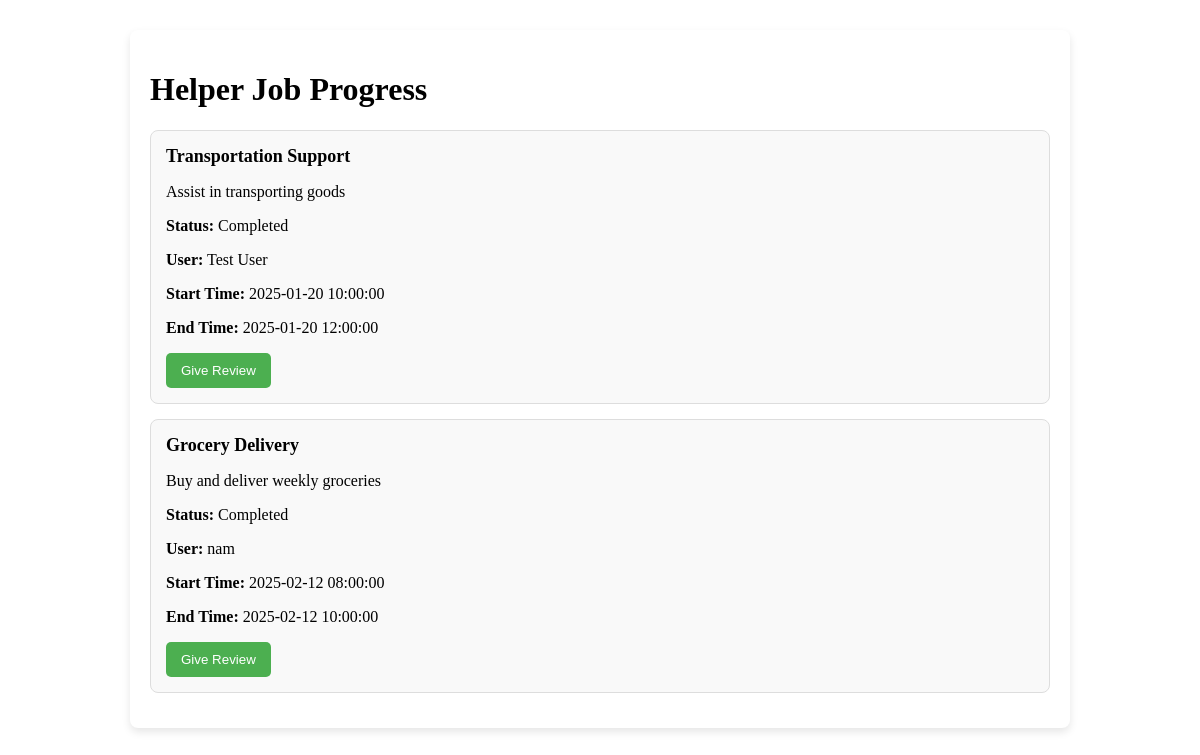
The app's page /helper_progress_page.php (signed in) with its own data.
### tables this page shows
CREATE TABLE `hiring_records` (
  `hiring_id` int(11) NOT NULL,
  `user_id` int(11) NOT NULL,
  `helper_id` int(11) NOT NULL,
  `task_id` int(11) NOT NULL,
  `start_time` datetime DEFAULT NULL,
  `end_time` datetime DEFAULT NULL,
  `total_hours` decimal(10,2) GENERATED ALWAYS AS (timestampdiff(HOUR,`start_time`,`end_time`)) VIRTUAL,
  `hourly_rate` decimal(10,2) NOT NULL,
  `fixed_price` decimal(10,2) DEFAULT NULL,
  `logged_hours` int(11) DEFAULT 0,
  `user_confirmation` enum('pending','confirmed','disputed') DEFAULT 'pending',
  `helper_confirmation` enum('pending','confirmed','disputed') DEFAULT 'pending',
  `admin_decision` enum('pending','resolved') DEFAULT 'pending',
  `created_at` timestamp NOT NULL DEFAULT current_timestamp(),
  `status` enum('pending','in_progress','completed','disputed') DEFAULT 'pending'
);

CREATE TABLE `tasks` (
  `task_id` int(11) NOT NULL,
  `user_id` int(11) NOT NULL,
  `title` varchar(255) NOT NULL,
  `description` text DEFAULT NULL,
  `skill_required` text DEFAULT NULL,
  `hourly_rate` decimal(10,2) NOT NULL,
  `fixed_rate` decimal(10,2) DEFAULT NULL,
  `urgency` varchar(6) DEFAULT NULL,
  `created_at` timestamp NOT NULL DEFAULT current_timestamp(),
  `updated_at` timestamp NOT NULL DEFAULT current_timestamp() ON UPDATE current_timestamp()
);

CREATE TABLE `users` (
  `user_id` int(11) NOT NULL,
  `name` varchar(255) NOT NULL,
  `email` varchar(255) NOT NULL,
  `profile_photo` text DEFAULT NULL,
  `password_hash` varchar(255) NOT NULL,
  `phone_number` varchar(15) DEFAULT NULL,
  `address` text DEFAULT NULL,
  `user_type` enum('disabled_individual','family_member','caretaker') NOT NULL,
  `created_at` timestamp NOT NULL DEFAULT current_timestamp(),
  `updated_at` timestamp NOT NULL DEFAULT current_timestamp() ON UPDATE current_timestamp(),
  `verification_status` enum('pending','verified','rejected') DEFAULT 'pending',
  `verified_by` int(11) DEFAULT NULL,
  `status` enum('active','suspended','deactivated') DEFAULT 'active'
);

### helper_progress_page.php (the view, shortened to what this page needs)
<?php
include 'dbconnect.php';
$helper_id = $_SESSION['helper_id'];
$query = "SELECT hr.hiring_id, t.title, t.description, hr.status, u.name AS user_name, hr.start_time, hr.end_time
          FROM hiring_records hr
          JOIN tasks t ON hr.task_id = t.task_id
          JOIN users u ON hr.user_id = u.user_id
          WHERE hr.helper_id = $helper_id";
$result = $conn->query($query);
?>
<!DOCTYPE html>
<html lang="en">
<head>
</head>
<body>
    <div class="progress-container">
        <h1>Helper Job Progress</h1>
        <?php if ($result->num_rows > 0): ?>
            <?php while ($row = $result->fetch_assoc()): ?>
                <div class="progress-card">
                    <h3><?php echo htmlspecialchars($row['title']); ?></h3>
                    <p><?php echo htmlspecialchars($row['description']); ?></p>
                    <p><strong>Status:</strong> <?php echo ucfirst(htmlspecialchars($row['status'])); ?></p>
                    <p><strong>User:</strong> <?php echo htmlspecialchars($row['user_name']); ?></p>
                    <?php if ($row['start_time']): ?>
                        <p><strong>Start Time:</strong> <?php echo htmlspecialchars($row['start_time']); ?></p>
                    <?php endif; ?>
                    <?php if ($row['end_time']): ?>
                        <p><strong>End Time:</strong> <?php echo htmlspecialchars($row['end_time']); ?></p>
                    <?php endif; ?>
                    <?php if ($row['status'] === 'completed'): ?>
                        <form method="GET" action="give_review_helper.php">
                            <button type="submit" class="action-button mark-completed">Give Review</button>
                        </form>
                    <?php endif; ?>
                </div>
            <?php endwhile; ?>
        <?php else: ?>
            <p>No tasks assigned yet.</p>
        <?php endif; ?>
    </div>
</body>
</html>

### helper_progress_page.php (style rules this page uses)
.progress-container { max-width: 900px; margin: 30px auto; padding: 20px; background: #fff; border-radius: 8px; box-shadow: 0 4px 8px rgba(0, 0, 0, 0.1); }
.progress-card { padding: 15px; margin-bottom: 15px; border: 1px solid #ddd; border-radius: 8px; background-color: #f9f9f9; }
.progress-card h3 { margin: 0; font-size: 18px; }
.action-button { padding: 10px 15px; margin-right: 10px; border: none; border-radius: 5px; cursor: pointer; transition: background-color 0.3s; }
.mark-completed { background-color: #4caf50; color: white; }

### records on screen
hiring_records: task.title "Transportation Support", task.description "Assist in transporting goods", status "Completed", user.name "Test User", start_time "2025-01-20 10:00:00", end_time "2025-01-20 12:00:00"
hiring_records: task.title "Grocery Delivery", task.description "Buy and deliver weekly groceries", status "Completed", user.name "nam", start_time "2025-02-12 08:00:00", end_time "2025-02-12 10:00:00"
